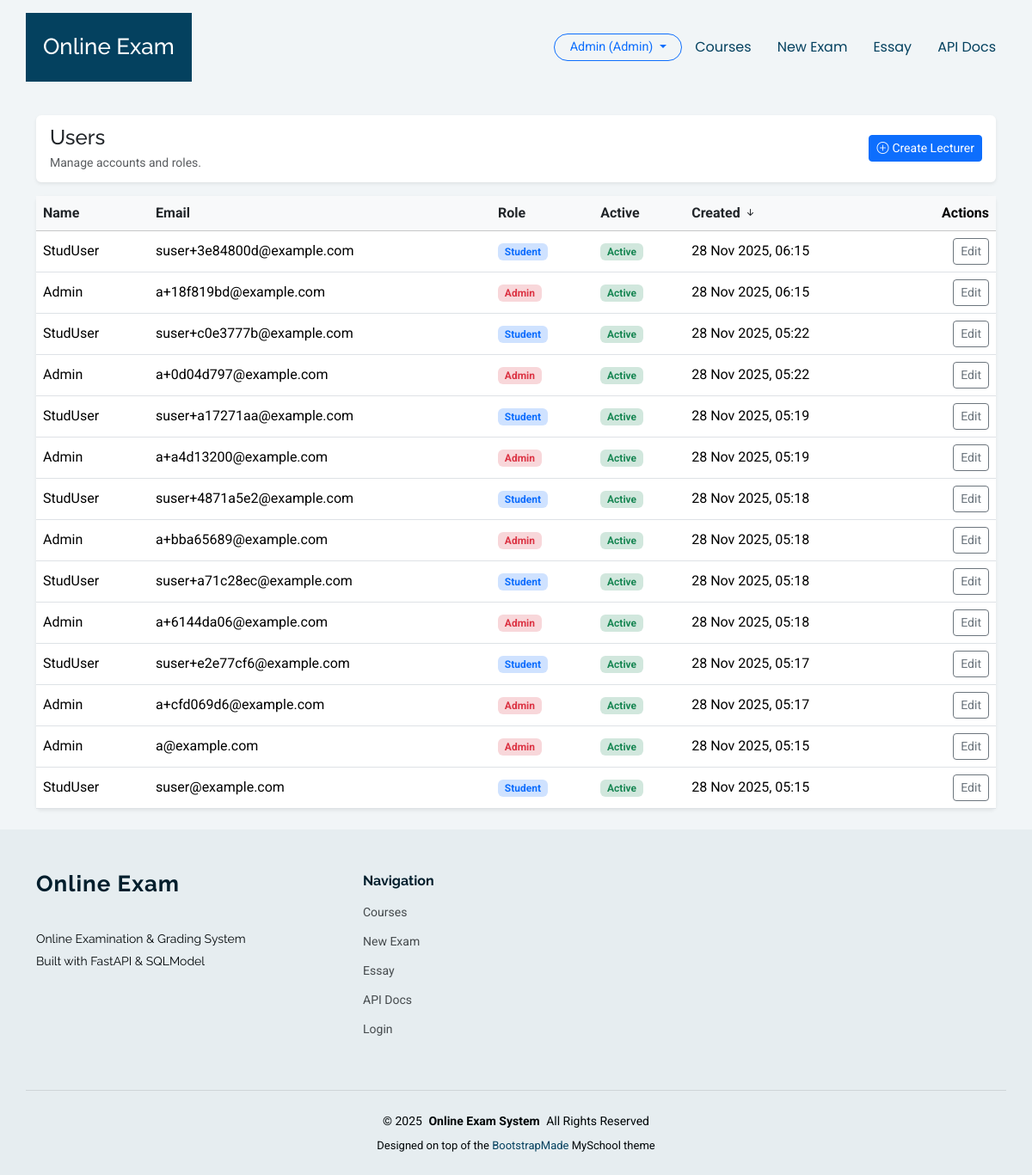
/admin/users (signed in), run on the app's committed database.
### online_exam_fastapi/app/models.py (models this page shows)
class User(SQLModel, table=True):
    __table_args__ = (UniqueConstraint("email", name="uq_user_email"),)
    id: Optional[int] = Field(default=None, primary_key=True)
    name: str
    email: str  # must be unique
    password_hash: str
    role: str = Field(default="student")  # "admin", "lecturer", "student"
    student_id: Optional[int] = Field(default=None, foreign_key="student.id")
    is_active: bool = Field(default=True)
    created_at: datetime = Field(default_factory=datetime.utcnow)
    title: Optional[str] = None  # Dr., Prof., Assoc. Prof., Mr., Ms., Mrs., Ir., Ts.
    staff_id: Optional[str] = None  # Unique staff/employee ID (for lecturers)
    phone: Optional[str] = None  # Contact number
    last_login: Optional[datetime] = None  # Updated after login
    status: str = Field(default="active")  # active, suspended

### online_exam_fastapi/app/routers/admin.py (the view)
@router.get("/users")
def list_users(
    request: Request,
    sort: Optional[str] = Query("created"),
    direction: Optional[str] = Query("desc"),
    session: Session = Depends(get_session),
    current_user: User = Depends(require_role(["admin"])),
):
    users = session.exec(select(User)).all()
    key_map = {
        "name": lambda u: u.name or "",
        "email": lambda u: u.email or "",
        "role": lambda u: u.role or "",
        "active": lambda u: (1 if u.is_active else 0, u.name or ""),
        "created": lambda u: u.created_at,
    }
    sort_key = key_map.get(sort or "created", key_map["created"])
    is_desc = (direction or "desc").lower() == "desc"
    users_sorted = sorted(users, key=sort_key, reverse=is_desc)
    context = {
        "request": request,
        "users": users_sorted,
        "sort": sort,
        "direction": "desc" if is_desc else "asc",
        "has_sort": (
            sort not in (None, "", "created") or (direction or "desc").lower() != "desc"
        ),
        "current_user": current_user,
    }
    return templates.TemplateResponse("admin/user_list.html", context)

### online_exam_fastapi/app/templates/admin/user_list.html (shortened to what this page needs)
{% extends "base.html" %}
{% block content %}
<div class="container py-4">
  <div class="card border-0 shadow-sm mb-3">
    <div class="card-body d-flex justify-content-between align-items-center flex-wrap gap-3" style="padding-top: 0.75rem; padding-bottom: 0.75rem;">
      <div>
        <h1 class="h4 mb-1">Users</h1>
        <p class="text-muted mb-0 small">Manage accounts and roles.</p>
      </div>
      <div class="d-flex gap-2 flex-wrap justify-content-end">
        <a href="/admin/users/new-lecturer" class="btn btn-primary btn-sm">
          <i class="bi bi-plus-circle me-1"></i>Create Lecturer
        </a>
      </div>
    </div>
  </div>
  <div class="card border-0 shadow-sm">
    <div class="card-body p-0">
      <div class="table-responsive">
        <table class="table align-middle mb-0">
          <thead class="table-light">
            <tr>
              <th scope="col">
                <a href="?sort=name&direction={% if sort == 'name' and direction == 'asc' %}desc{% else %}asc{% endif %}"
                   class="text-decoration-none text-dark">
                  Name
                </a>
              </th>
              <th scope="col">
                <a href="?sort=email&direction={% if sort == 'email' and direction == 'asc' %}desc{% else %}asc{% endif %}"
                   class="text-decoration-none text-dark">
                  Email
                </a>
              </th>
              <th scope="col">
                <a href="?sort=role&direction={% if sort == 'role' and direction == 'asc' %}desc{% else %}asc{% endif %}"
                   class="text-decoration-none text-dark">
                  Role
                </a>
              </th>
              <th scope="col">
                <a href="?sort=active&direction={% if sort == 'active' and direction == 'asc' %}desc{% else %}asc{% endif %}"
                   class="text-decoration-none text-dark">
                  Active
                </a>
              </th>
              <th scope="col">
                <a href="?sort=created&direction={% if sort == 'created' and direction == 'asc' %}desc{% else %}asc{% endif %}"
                   class="text-decoration-none text-dark">
                  Created
                  {% if sort == 'created' %}
                    {% if direction == 'asc' %}
                    <i class="bi bi-arrow-up-short"></i>
                    {% else %}
                    <i class="bi bi-arrow-down-short"></i>
                    {% endif %}
                  {% endif %}
                </a>
              </th>
              <th scope="col" class="text-end">Actions</th>
            </tr>
          </thead>
          <tbody>
            {% for user in users %}
            <tr>
              <td>{{ user.name }}</td>
              <td>{{ user.email }}</td>
              <td>
                {% if user.role == 'admin' %}
                  <span class="badge bg-danger-subtle text-danger">Admin</span>
                {% elif user.role == 'lecturer' %}
                  <span class="badge bg-info-subtle text-info">Lecturer</span>
                {% elif user.role == 'student' %}
                  <span class="badge bg-primary-subtle text-primary">Student</span>
                {% else %}
                  <span class="badge bg-secondary-subtle text-secondary">{{ user.role|title }}</span>
                {% endif %}
              </td>
              <td>
                {% if user.is_active %}
                  <span class="badge bg-success-subtle text-success">Active</span>
                {% else %}
                  <span class="badge bg-danger-subtle text-danger">Suspended</span>
                {% endif %}
              </td>
              <td>{{ user.created_at.strftime("%d %b %Y, %H:%M") }}</td>
              <td class="text-end">
                <a href="/admin/users/{{ user.id }}/edit" class="btn btn-sm btn-outline-secondary">
                  Edit
                </a>
              </td>
            </tr>
            {% endfor %}
          </tbody>
        </table>
      </div>
    </div>
  </div>
</div>
{% endblock %}

### online_exam_fastapi/app/templates/base.html (shortened to what this page needs)
<!DOCTYPE html>
<html lang="en">
<head>
  <link href="/static/myschool/assets/vendor/bootstrap/css/bootstrap.min.css" rel="stylesheet">
  <link href="/static/myschool/assets/vendor/bootstrap-icons/bootstrap-icons.css" rel="stylesheet">
  <link href="/static/myschool/assets/vendor/aos/aos.css" rel="stylesheet">
  <link href="/static/myschool/assets/vendor/swiper/swiper-bundle.min.css" rel="stylesheet">
  <link href="/static/myschool/assets/vendor/glightbox/css/glightbox.min.css" rel="stylesheet">
  <link href="/static/myschool/assets/css/main.css" rel="stylesheet">
</head>
<body class="index-page">
  <header id="header" class="header d-flex align-items-center sticky-top">
    <div
      class="header-container container-fluid container-xl position-relative d-flex align-items-center justify-content-end">
      <a href="/" class="logo d-flex align-items-center me-auto">
        <h1 class="sitename">Online Exam</h1>
      </a>
      <nav id="navmenu" class="navmenu">
        <ul>
          {% if current_user and (current_user.role == "lecturer" or current_user.role == "admin") %}
          <li><a href="/courses/">Courses</a></li>
          <li><a href="/exams/new">New Exam</a></li>
          <li><a href="/essay">Essay</a></li>
          <li><a href="/docs">API Docs</a></li>
          {% else %}
          <li><a href="/courses/">Courses</a></li>
          <li><a href="/essay">Essay</a></li>
          <li><a href="/docs">API Docs</a></li>
          {% endif %}
        </ul>
      </nav>
      <div class="d-flex align-items-center gap-2 ms-3 header-user-dropdown">
        {% if current_user %}
          <div class="dropdown">
            <button class="btn btn-outline-primary btn-sm header-auth-btn dropdown-toggle" type="button" id="userMenu"
              data-bs-toggle="dropdown" aria-expanded="false">
              {{ current_user.name }} ({{ current_user.role|capitalize }})
            </button>
          </div>
        {% else %}
          <a href="/auth/login" class="btn btn-outline-primary btn-sm header-auth-btn">Login</a>
          <a href="/auth/register-student" class="btn btn-primary btn-sm header-auth-btn">Student Register</a>
        {% endif %}
      </div>
    </div>
  </header>
  <main class="main">
    {% block content %}{% endblock %}
  </main>
  <footer id="footer" class="footer position-relative light-background">
    <div class="container footer-top">
      <div class="row gy-4">
        <div class="col-lg-4 col-md-6 footer-about">
          <a href="/courses/" class="logo d-flex align-items-center">
            <span class="sitename">Online Exam</span>
          </a>
          <div class="footer-contact pt-3">
            <p>Online Examination &amp; Grading System</p>
            <p>Built with FastAPI &amp; SQLModel</p>
          </div>
        </div>
        <div class="col-lg-2 col-md-3 footer-links">
          <h4>Navigation</h4>
          <ul>
            <li><a href="/courses/">Courses</a></li>
            <li><a href="/exams/new">New Exam</a></li>
            <li><a href="/essay">Essay</a></li>
            <li><a href="/docs">API Docs</a></li>
            <li><a href="/auth/login">Login</a></li>
          </ul>
        </div>
      </div>
    </div>
    <div class="container copyright text-center mt-4">
      <p>&copy; <span>2025</span> <strong class="px-1 sitename">Online Exam System</strong> <span>All Rights
          Reserved</span></p>
      <div class="credits">
        Designed on top of the <a href="https://bootstrapmade.com/">BootstrapMade</a> MySchool theme
      </div>
    </div>
  </footer>
</body>
</html>

### online_exam_fastapi/app/templates/base.html (style rules this page uses)
.header-user-dropdown .dropdown-toggle, .header-auth-btn { border-radius: 999px; padding-inline: 1.1rem; font-size: 0.9rem; }

### data on the page
User: name "Admin", role "Admin", email "a@example.com", is_active "Active", created_at "28 Nov 2025, 05:15"
User: name "StudUser", email "suser+3e84800d@example.com", role "Student", is_active "Active", created_at "28 Nov 2025, 06:15"
User: name "Admin", email "a+18f819bd@example.com", role "Admin", is_active "Active", created_at "28 Nov 2025, 06:15"
User: name "StudUser", email "suser+c0e3777b@example.com", role "Student", is_active "Active", created_at "28 Nov 2025, 05:22"
User: name "Admin", email "a+0d04d797@example.com", role "Admin", is_active "Active", created_at "28 Nov 2025, 05:22"
User: name "StudUser", email "suser+a17271aa@example.com", role "Student", is_active "Active", created_at "28 Nov 2025, 05:19"
User: name "Admin", email "a+a4d13200@example.com", role "Admin", is_active "Active", created_at "28 Nov 2025, 05:19"
User: name "StudUser", email "suser+4871a5e2@example.com", role "Student", is_active "Active", created_at "28 Nov 2025, 05:18"
User: name "Admin", email "a+bba65689@example.com", role "Admin", is_active "Active", created_at "28 Nov 2025, 05:18"
User: name "StudUser", email "suser+a71c28ec@example.com", role "Student", is_active "Active", created_at "28 Nov 2025, 05:18"
User: name "Admin", email "a+6144da06@example.com", role "Admin", is_active "Active", created_at "28 Nov 2025, 05:18"
User: name "StudUser", email "suser+e2e77cf6@example.com", role "Student", is_active "Active", created_at "28 Nov 2025, 05:17"
User: name "Admin", email "a+cfd069d6@example.com", role "Admin", is_active "Active", created_at "28 Nov 2025, 05:17"
User: name "StudUser", email "suser@example.com", role "Student", is_active "Active", created_at "28 Nov 2025, 05:15"
